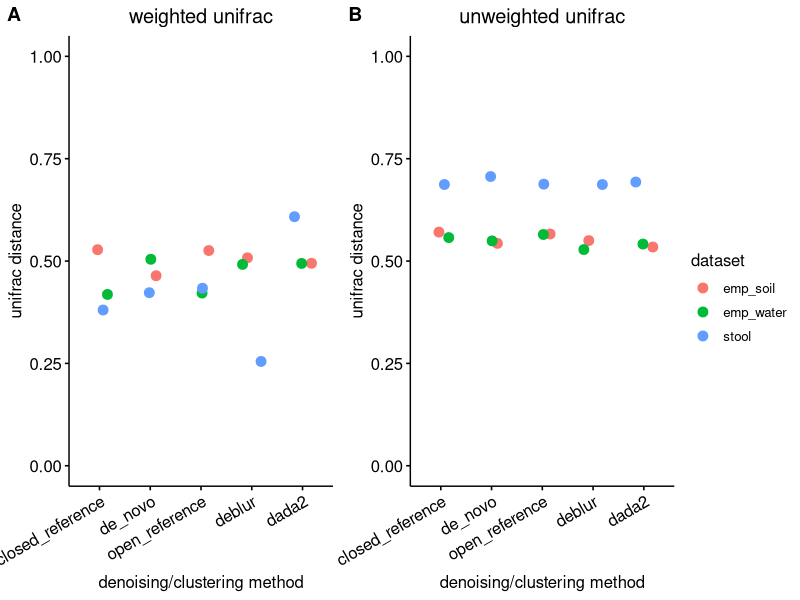

R code for this plot:
#!/usr/bin/env Rscript

library(dplyr)
library(ggplot2)
library(ggpubr)

methods <- c("input", "closed_reference", "de_novo", "open_reference", "deblur", "dada2")

tidy_up_data <- function(unifrac_data, name) {
    unifrac_data$dataset <- rep(name, nrow(unifrac_data))
    unifrac_data$method1 <- factor(unifrac_data$method1, levels=methods)
    unifrac_data$method2 <- factor(unifrac_data$method2, levels=methods)
    tidy_data <- unifrac_data %>%
        filter(method2 == "input") %>%
        filter(method1 != "input") %>%
        select_at(c("method1", "sample", "unifrac", "dataset"))
}

make_dot_plot <- function(unifrac_data, title) {
    ggstripchart(
        unifrac_data,
        x="method1",
        y="unifrac",
        color="dataset",
        title=title,
        xlab="denoising/clustering method",
        ylab="unifrac distance",
        ylim=c(0, 1),
        size=3,
        add="jitter",
    ) +
    theme(
        plot.title=element_text(hjust=0.5),
        axis.text.x=element_text(angle=30, hjust=1),
    )
}

# Weighted
emp_soil_weighted <- read.csv("emp_soil_weighted_unifrac.csv", sep=",", header=TRUE)
emp_water_weighted <- read.csv("emp_water_weighted_unifrac.csv", sep=",", header=TRUE)
fmt_weighted <- read.csv("mock12_weighted_unifrac.csv", sep=",", header=TRUE)

emp_soil_weighted_tidy <- tidy_up_data(emp_soil_weighted, "emp_soil")
emp_water_weighted_tidy <- tidy_up_data(emp_water_weighted, "emp_water")
fmt_weighted_tidy <- tidy_up_data(fmt_weighted, "stool")

weighted_tidy <- rbind(emp_soil_weighted_tidy, emp_water_weighted_tidy, fmt_weighted_tidy)
weighted_plot <- make_dot_plot(weighted_tidy, "weighted unifrac")

# Unweighted
emp_soil_unweighted <- read.csv("emp_soil_unweighted_unifrac.csv", sep=",", header=TRUE)
emp_water_unweighted <- read.csv("emp_water_unweighted_unifrac.csv", sep=",", header=TRUE)
fmt_unweighted <- read.csv("mock12_unweighted_unifrac.csv", sep=",", header=TRUE)

emp_soil_unweighted_tidy <- tidy_up_data(emp_soil_unweighted, "emp_soil")
emp_water_unweighted_tidy <- tidy_up_data(emp_water_unweighted, "emp_water")
fmt_unweighted_tidy <- tidy_up_data(fmt_unweighted, "stool")

unweighted_tidy <- rbind(emp_soil_unweighted_tidy, emp_water_unweighted_tidy, fmt_unweighted_tidy)
unweighted_plot <- make_dot_plot(unweighted_tidy, "unweighted unifrac")

print(weighted_tidy)

final_plot <- ggarrange(weighted_plot, unweighted_plot, labels=c("A", "B"), nrow=1, ncol=2, common.legend=TRUE, legend="right")

ggsave("figure_s3.pdf", width=11, height=5)
